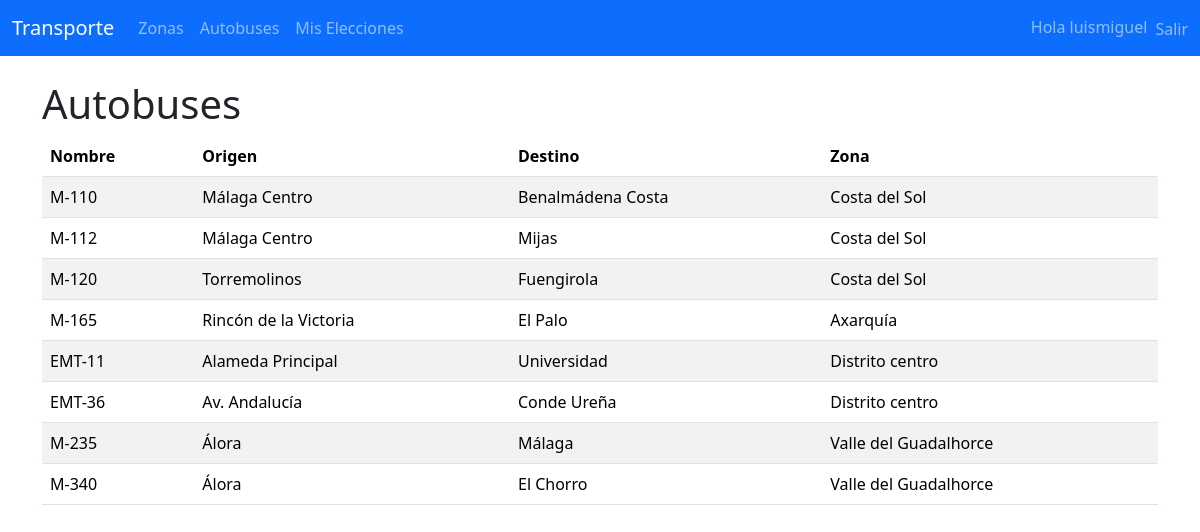
The app's page /autobuses/autobuses/ (signed in) with its own data.
### autobuses/models.py (models this page shows, shortened)
class Autobus(models.Model):
    nombre = models.CharField(max_length=100)
    origen = models.CharField(max_length=150)
    destino = models.CharField(max_length=150)
    zona = models.ForeignKey(
        Zona,
        on_delete=models.CASCADE,
        related_name="autobuses"
    )
    class Meta:
        verbose_name = "Autobús"
        verbose_name_plural = "Autobuses"

### zonas/models.py (models this page shows, shortened)
class Zona(models.Model):
    nombre = models.CharField(max_length=100)

### autobuses/views.py (the view)
# urls.py: path('autobuses/', ListadoAutobusesView.as_view(), name='listado_autobuses'),
class ListadoAutobusesView(ListView):
    model = Autobus
    template_name = "autobuses/listado_autobuses.html"

### autobuses/templates/autobuses/listado_autobuses.html (shortened to what this page needs)
{% extends "base.html" %}
{% block content %}
<h1>Autobuses</h1>
<table class="table table-striped">
    <thead>
        <tr>
            <th>Nombre</th>
            <th>Origen</th>
            <th>Destino</th>
            <th>Zona</th>
        </tr>
    </thead>
    <tbody>
        {% for autobus in object_list %}
        <tr>
            <td>{{ autobus.nombre }}</td>
            <td>{{ autobus.origen }}</td>
            <td>{{ autobus.destino }}</td>
            <td>{{ autobus.zona.nombre }}</td>
        </tr>
        {% empty %}
        <tr><td colspan="5">No hay autobuses disponibles.</td></tr>
        {% endfor %}
    </tbody>
</table>
{% endblock %}

### templates/base.html (shortened to what this page needs)
<!DOCTYPE html>
<html lang="es">
<head>
    <link href="https://cdn.jsdelivr.net/npm/bootstrap@5.3.2/dist/css/bootstrap.min.css" rel="stylesheet">
</head>
<body>
<nav class="navbar navbar-expand-lg navbar-dark bg-primary mb-4">
  <div class="container-fluid">
    <a class="navbar-brand" href="#">Transporte</a>
    <div class="collapse navbar-collapse">
      <ul class="navbar-nav me-auto">
        <li class="nav-item">
          <a class="nav-link" href="{% url 'listado_zonas' %}">Zonas</a>
        </li>
        <li class="nav-item">
          <a class="nav-link" href="{% url 'listado_autobuses' %}">Autobuses</a>
        </li>
        <li class="nav-item">
          <a class="nav-link" href="{% url 'mis_elecciones' %}">Mis Elecciones</a>
        </li>
      </ul>
      <ul class="navbar-nav">
        {% if user.is_authenticated %}
        <li class="nav-item">
          <span class="navbar-text me-2">Hola {{ user.username }}</span>
        </li>
        <li class="nav-item">
          <form method="post" action="{% url 'logout' %}" style="display:inline;">
            <button type="submit" class="btn btn-link nav-link" style="display:inline; padding:0; border:none;">Salir</button>
        </form>
        </li>
        {% endif %}
      </ul>
    </div>
  </div>
</nav>
<div class="container">
    {% block content %}
    {% endblock %}
</div>
</body>
</html>

### records on screen
Autobus: nombre "M-110", origen "Málaga Centro", destino "Benalmádena Costa", zona.nombre "Costa del Sol"
Autobus: nombre "M-112", origen "Málaga Centro", destino "Mijas", zona.nombre "Costa del Sol"
Autobus: nombre "M-120", origen "Torremolinos", destino "Fuengirola", zona.nombre "Costa del Sol"
Autobus: nombre "M-165", origen "Rincón de la Victoria", destino "El Palo", zona.nombre "Axarquía"
Autobus: nombre "EMT-11", origen "Alameda Principal", destino "Universidad", zona.nombre "Distrito centro"
Autobus: nombre "EMT-36", origen "Av. Andalucía", destino "Conde Ureña", zona.nombre "Distrito centro"
Autobus: nombre "M-235", origen "Álora", destino "Málaga", zona.nombre "Valle del Guadalhorce"
Autobus: nombre "M-340", origen "Álora", destino "El Chorro", zona.nombre "Valle del Guadalhorce"

### other values on screen
{{ user.username }} "luismiguel"
